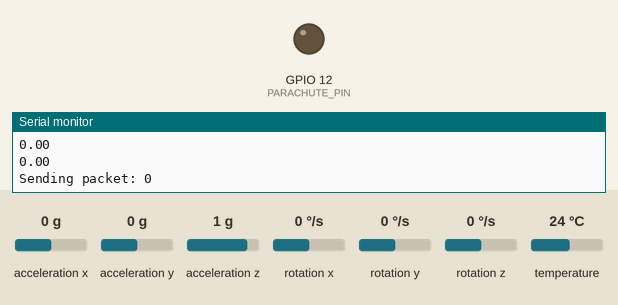
This sketch was run on a simulated ESP32. Parts: output pins drawn as LEDs (lit = HIGH), the last lines printed to the serial monitor. The inputs (shaded band) are chosen by the test bench; at power-on: acceleration x 0 g, acceleration y 0 g, acceleration z 1 g, rotation x 0 °/s, rotation y 0 °/s, rotation z 0 °/s, temperature 24 °C.

Above: at 0.1 s.
At 16.1 s:
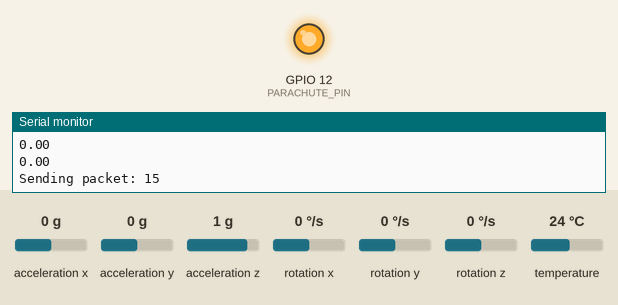
Timing chart, 0 to 17.6 s (numbered marks = the images above):
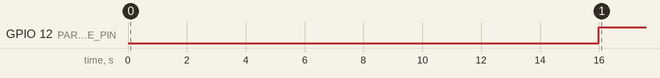

Measured:
- by itself, GPIO 12 (PARACHUTE_PIN): LOW → HIGH at 16.0 s

The sketch:

teste1.ino
```cpp
#include "Arduino.h"
#include "heltec.h"

#include <Wire.h>
#include <Adafruit_BMP280.h>
#include <Adafruit_MPU6050.h>
#include <Adafruit_Sensor.h>

#define BMP_ADRESS 0x76
#define MPU_ADRESS 0x68
#define CS_PIN_LORA 18
#define BAND 433E6

#define PARACHUTE_PIN 12

#define ENABLE_SERIAL_BEGIN false
#define ENABLE_LORA true

int contador = 0;
Adafruit_BMP280 bmp;
Adafruit_MPU6050 mpu;

void setup() {
  if(ENABLE_SERIAL_BEGIN) {
    Serial.begin(115200);
  }


  pinMode(PARACHUTE_PIN, OUTPUT);
  digitalWrite(PARACHUTE_PIN, LOW);


  if (!mpu.begin(MPU_ADRESS)) {
    Serial.println("Failed to find MPU6050 chip");
    while (1) {
      delay(10);
    }
  }
  Serial.println("MPU6050 Found!");

  mpu.setAccelerometerRange(MPU6050_RANGE_8_G);
  mpu.setGyroRange(MPU6050_RANGE_500_DEG);
  mpu.setFilterBandwidth(MPU6050_BAND_21_HZ);


  if(!bmp.begin(BMP_ADRESS)) {
    Serial.println("BMP not working ...");
    while(1);
  }
  Serial.println("BMP conectado!");

  bmp.setSampling(Adafruit_BMP280::MODE_NORMAL,
                  Adafruit_BMP280::SAMPLING_X2,
                  Adafruit_BMP280::SAMPLING_X16,
                  Adafruit_BMP280::FILTER_X16,
                  Adafruit_BMP280::STANDBY_MS_500);


  if(ENABLE_LORA) {
    /* DisplayEnable Enable */
    /* Heltec.LoRa Disable */
    /* Serial Enable */
    /* PABOOST Enable */
    /* long BAND */
    Heltec.begin(false, true, true, true, BAND);
    Serial.println("LoRa inicializado!");
  }
  digitalWrite(CS_PIN_LORA, HIGH);
}


void loop() {
  sensors_event_t a, g, temp;
  mpu.getEvent(&a, &g, &temp);
  Serial.println(a.acceleration.v[0]);
  Serial.println(a.acceleration.v[1]);
  Serial.println(a.acceleration.v[2]);
  Serial.println(a.acceleration.z);
  Serial.println(g.gyro.pitch);
  Serial.println(g.gyro.roll);


  digitalWrite(CS_PIN_LORA, LOW);
  if(ENABLE_LORA) {
    Serial.print("Sending packet: ");
    Serial.println(contador);

    LoRa.beginPacket();
    LoRa.setTxPower(14, RF_PACONFIG_PASELECT_PABOOST);
    LoRa.print("hello ");
    LoRa.print(contador);
    LoRa.endPacket();
  }
  digitalWrite(CS_PIN_LORA, HIGH);


  if(contador == 15) {
    digitalWrite(PARACHUTE_PIN, HIGH);
  }


  contador++;
  delay(1000);
}
```
